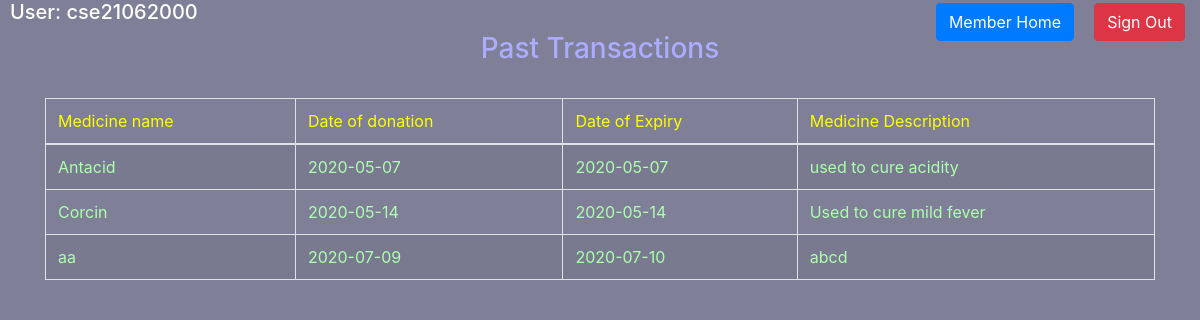
The app's page /OUMDN/member/meditransact.php (signed in) with its own data.
### tables this page shows
CREATE TABLE `medidonate` (
  `donorsid` varchar(50) NOT NULL,
  `medicinenm` varchar(50) NOT NULL,
  `donatedate` date NOT NULL,
  `expdate` date NOT NULL,
  `usedfor` varchar(255) NOT NULL
);

### OUMDN/member/meditransact.php (the view, shortened to what this page needs)
<?php
$donorsid=$_SESSION['username'];
$con=mysqli_connect("localhost","root","","medibase");
$query="SELECT  * FROM medidonate WHERE donorsid='$donorsid' ORDER BY donatedate";
$result=mysqli_query($con,$query);
?>
<html>
 <head>
<link rel="stylesheet" type="text/css" href="assets/css/memberstyle5.css"/>
<link rel="stylesheet" type="text/css" href="https://stackpath.bootstrapcdn.com/bootstrap/4.4.1/css/bootstrap.min.css">
<link rel="stylesheet" href="https://cdn.datatables.net/1.10.12/css/dataTables.bootstrap.min.css"/>
 </head>
<body>
  <div class="container row">
	  <h4 class="text-white float-left topleft " style="margin-left:10px;"> User: <?php echo $_SESSION['username']; ?></h4>
        <div class="button-box">
           <div class="button-box col-lg-20 float-right topright">
               <button type="button" class="btn btn-danger float-right" style="margin-left:20px; margin-right:10px; " onclick="location.href='memlogout.php'">Sign Out</button>
             <button type="button" class="btn btn-primary float-right" onclick="location.href='memberhome.php'">Member Home</button>
			</div>
        </div>
      </div>
<div class="container" style="color:#fff">
  <h3 align="center" style="color:#ACACFF"> Past Transactions </h3>
  <br/>
  <div class="table-responsive">
    <table id="past_transactions" style="color:	#acffac" class="table table-striped table-bordered">
      <thead style="color:#FFFF00">
        <td>Medicine name</td>
        <td>Date of donation</td>
        <td>Date of Expiry</td>
        <td>Medicine Description</td>
      </thead>
      <?php
      while ($row=mysqli_fetch_array($result)) {
        echo '
        <tr>
        <td>'.$row["medicinenm"].'</td>
        <td>'.$row["donatedate"].'</td>
        <td>'.$row["expdate"].'</td>
        <td>'.$row["usedfor"].'</td>
        </tr>
        ';
      }
       ?>
    </table>
  </div>
  </div>
</body>
</html>

### OUMDN/member/assets/css/memberstyle5.css (style rules this page uses)
body { background: linear-gradient(rgba(0,0,50,0.5),rgba(0,0,50,0.5)),url(img/medicine4.jpg); background-size: cover; background-position: center; height: 100%; }
.topright { position: absolute; top: 3px; right: 5px; font-size: 15px; }
.topleft { font-size: 20px !important; top: 3px; left: 5px; }

### records on screen
medidonate: medicinenm "Antacid", donatedate "2020-05-07", expdate "2020-05-07", usedfor "used to cure acidity"
medidonate: medicinenm "Corcin", donatedate "2020-05-14", expdate "2020-05-14", usedfor "Used to cure mild fever"
medidonate: medicinenm "aa", donatedate "2020-07-09", expdate "2020-07-10", usedfor "abcd"

### other values on screen
$_SESSION['username'] "cse21062000"
